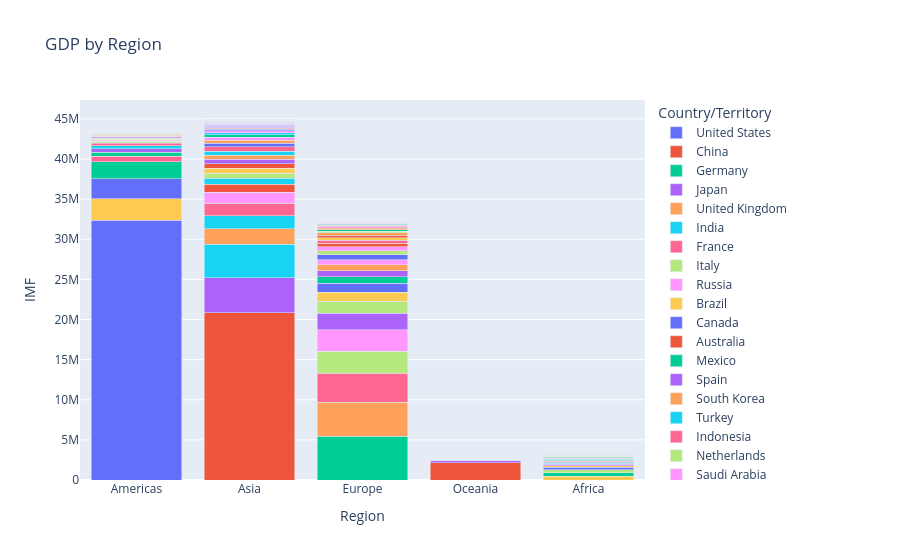

Here is the notebook cell this chart was saved with:
### Code cell
# Plot the data
import plotly.express as px

fig = px.bar(
    gdp_df,
    x="Region",
    y="IMF",
    color="Country/Territory",
    title="GDP by Region",
    barmode="stack"
)

fig.show()
